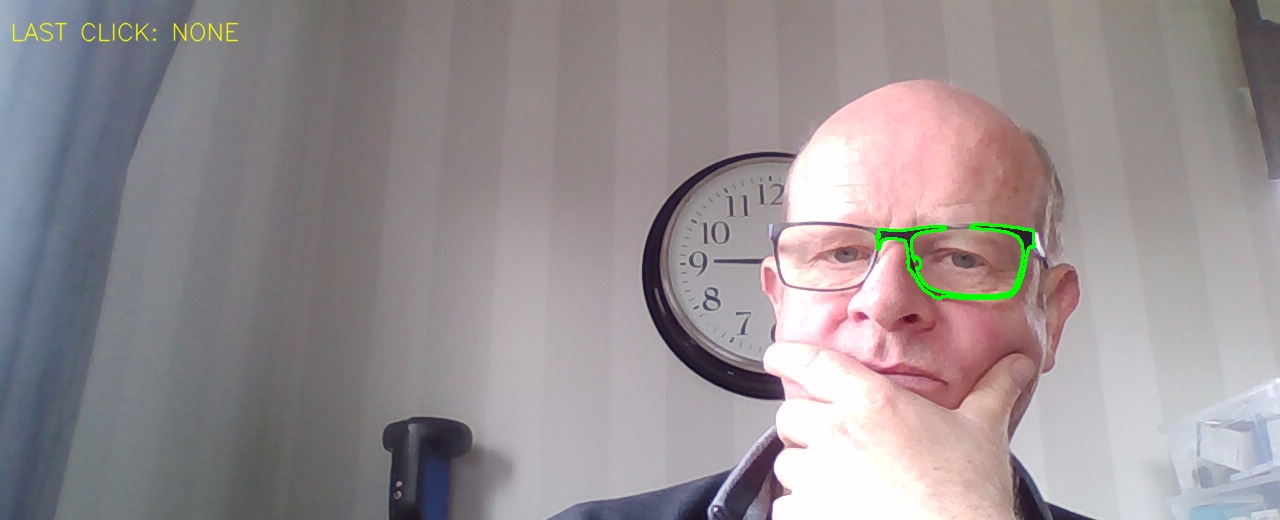
#> input picture opencv/ObjectTracking/Picture/RangeOfIntrest.jpg, 1280 x 520 px, given in place of the camera
$ python main.py   (older library calls are emulated)
#> lines starting #> are read from the running program, lines starting #| are printed output that depends on the picture; after the words box and inside, x2 and y2 are one past the last pixel; in counts of white or black regions, pixels touching at a corner belong together
### opencv/ObjectTracking/frame_draw.py
import cv2
import globalvars

# ------------------------------
# Draw on Frame
# ------------------------------

class DRAW:

    # ------------------------------
    # User Variables
    # ------------------------------

    # frame
    width = 640
    height = 480

    # colors B-G-R
    colors = {'red'   :(  0,  0,255),
              'green' :(  0,255,  0),
              'blue'  :(255,  0,  0),
              'yellow':(  0,255,255),
              'gray'  :(200,200,200),
              }

    # ------------------------------
    # Functions
    # ------------------------------

    # add text block
    def add_text_top_left(self,frame,text):

        if type(text) not in (list,tuple):
            text = text.split('\n')
        text = [line.rstrip() for line in text]

        color = self.colors.get('yellow',(0,255,255))

        lineloc = 10
        lineheight = 30

        for line in text:
            lineloc += lineheight
            cv2.putText(frame,
                        line,
                        (10,lineloc), # location
                        #cv2.FONT_HERSHEY_PLAIN, # font
                        cv2.FONT_HERSHEY_SIMPLEX, # font
                        0.8, # size
                        color, # color
                        1, # line width
                        cv2.LINE_AA, #
                        False) #

    # add text anywhere
    # [26 lines left out: function add_text, not called in this run]

    # line
    def line(self,frame,x1,y1,x2,y2,weight=1,color='green'):
        cv2.line(frame,(int(x1),int(y1)),(int(x2),int(y2)),self.colors.get(color,(0,255,0)),weight)

    # vertical line
    # [24 lines left out: functions vline, hline, rect, circle, not called in this run]

    # centered crosshairs full frame
    def crosshairs_full(self,frame,weight=1,color='green'):
        self.vline(frame,0,weight,color)
        self.hline(frame,0,weight,color)

    # centered crosshairs
    # [12 lines left out: function crosshairs, not called in this run]

# ------------------------------
# end
# ------------------------------

### opencv/ObjectTracking/main.py
import cv2
import frame_draw
import platform
import globalvars

global PicturePath
global imageName
global roi_frame

PicturePath = 'Picture'
imageName = 'RangeOfIntrest'

def draw_circle(event,x,y,flags,param):
    global mouseX , mouseY
    if event == cv2.EVENT_LBUTTONDBLCLK:
        cv2.circle(roi_frame,(x,y),100,(255,0,0),-1)
        mouseX,mouseY = x,y
        print('DBLCLK x = %d, y = %d'%(mouseX,mouseY))

    elif event == cv2.EVENT_LBUTTONDOWN:
        cv2.circle(roi_frame,(x,y),100,(255,0,0),-1)
        mouseX,mouseY = x,y
        print('DOWN  x = %d, y = %d'%(mouseX,mouseY))

    elif event == cv2.EVENT_MOUSEMOVE:
        cv2.circle(roi_frame,(x,y),100,(255,0,0),-1)
        mouseX,mouseY = x,y
        print('MOVE x = %d, y = %d'%(mouseX,mouseY))
        #print(mouseX,mouseY)

def savePicture(Filename, FrameName):
    print('Save picture')
    cv2.imwrite( PicturePath +'/' + Filename, FrameName)

# camera setup
camera_source = 0
camera_width, camera_height = 1920,1080
#camera_frame_rate = 30
#camera_fourcc = cv2.VideoWriter_fourcc(*"MJPG")

uname = platform.uname()
hostname = uname.node
print('Hostname = ' +hostname)

if hostname == 'SEL-0163':# LMP800
    #camera_width, camera_height = 1920,1080
    camera_width, camera_height = 1280,720
    cap = cv2.VideoCapture(camera_source, cv2.CAP_DSHOW)
    #cap = cv2.VideoCapture(camera_source)
    rotate_window = 1
elif hostname == 'NB-0028': #Laptop
    camera_width, camera_height = 1280,720
    cap = cv2.VideoCapture(camera_source, cv2.CAP_DSHOW)
    rotate_window = 0
else:
    cap = cv2.VideoCapture(camera_source)
    rotate_window = 0


cap.set(3,camera_width)
cap.set(4,camera_height)
#cap.set(5,camera_frame_rate)
#cap.set(6,camera_fourcc)

width = cap.get(3)
height= cap.get(4)
frate = cap.get(5)


#-------------------------------
# frame drawing/text module
#-------------------------------

draw = frame_draw.DRAW()
draw.width = width
draw.height = height

print('CAMERA:',"id:",camera_source, " Breite:",width,"px Höhe:",height,"px Fps:",frate)

cv2.namedWindow( imageName)
cv2.setMouseCallback( imageName, draw_circle)


while True:
    text = []
    #text.append(f'CAMERA: {camera_source} {width}x{height} {frate}FPS')
    text.append(f'LAST CLICK: NONE')
    #1. read frame
    ret, frame0 = cap.read()
#> frame0 is the input picture: shape (520, 1280, 3); mean B, G, R 145.9, 143.3, 151.1
    if ret == False:
        print('cap.read() return False')
        break

    #height, width, _ = frame.shape
    if rotate_window == 1:
        frame1 = cv2.rotate(frame0, cv2.ROTATE_180)
    else:
        frame1 = frame0

    # 2. Extract Region of interest
    x1,y1   = 0, 0
    x2,y2 = int(width), int(height-200)
    roi_frame = frame1[y1: y2, x1: x2]
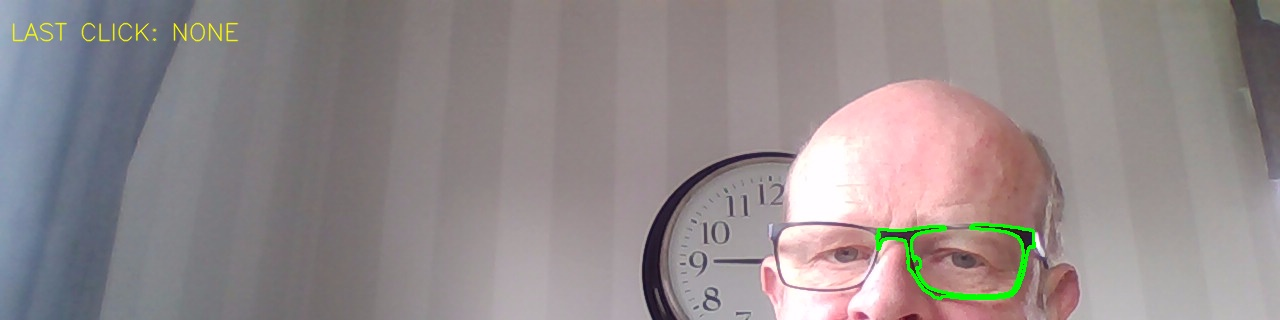
#> roi_frame: shape (320, 1280, 3); mean B, G, R 139.5, 138.7, 147.3

    # 3. convert to gray frame
    gray_frame = cv2.cvtColor( roi_frame,cv2.COLOR_BGR2GRAY)
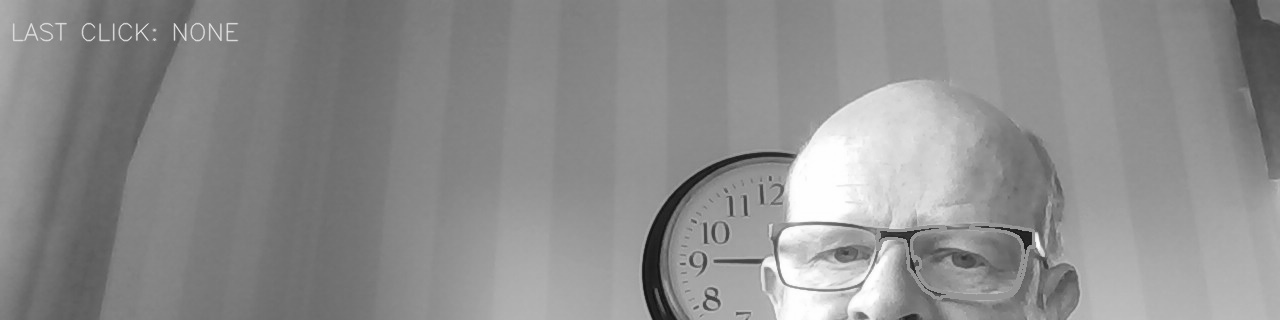
#> gray_frame: shape (320, 1280); min 16, max 255, mean 141.4

    # 4. threshold frame n out of 255 (85 = 33%)
    _, threshold_frame = cv2.threshold( gray_frame, 115, 140, cv2.THRESH_BINARY)
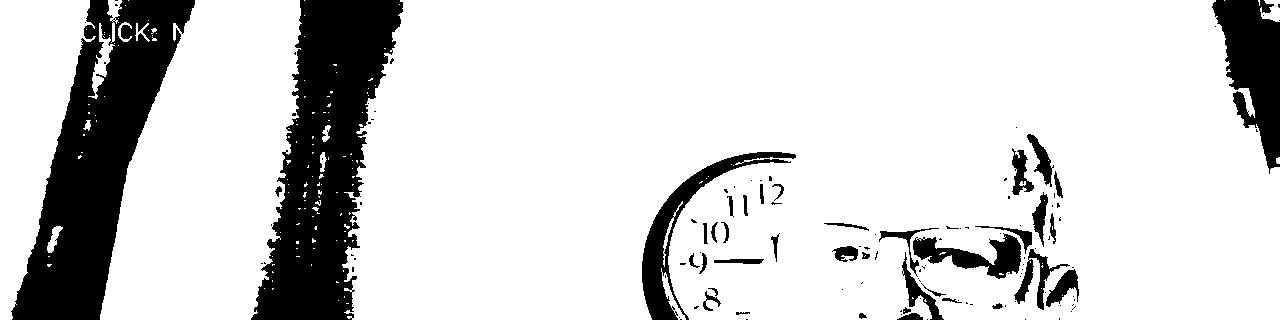
#> threshold_frame: shape (320, 1280); values 0 (black) and 140 (white), 82.5% white; 128 black regions (89 under 20 px)

    # 5. Object Detection
    contours, _ = cv2.findContours( threshold_frame, cv2.RETR_TREE, cv2.CHAIN_APPROX_SIMPLE)
#> contours = 308 contours, 253 with area under 20; largest, box (x1, y1, x2, y2) and area: (342, 0, 1280, 320) 277756, (100, 0, 302, 320) 45813, (0, 0, 96, 320) 16726, (912, 233, 1022, 280) 2326, (1045, 268, 1080, 308) 636

    for cnt in contours:
        #print( cnt)
        x, y, w, h = cv2.boundingRect(cnt)

        # Calculate area and remove small elements
        area = cv2.contourArea(cnt)
        #print(area)
        if x > 90 and x < 1250:
            if y > 120 and y < 330:
                if 500 < area < 1200:
                    if w < 100 and w > 70:
                        if h < 20 and h > 10:
                            cv2.polylines( roi_frame, [cnt], True, (0,255,0), 1)#grüner Rahmen
                            #cv2.drawContours( roi_frame, [cnt], -1, (0, 255, 0), 1)         #grün#
                            #v2.rectangle(roi_frame, (x, y), (x + w, y + h), (0, 255, 0), 1)
                            #print(cnt)
                            #print( x, y, w, h )
                            pass

        '''
        if 600 < area < 1100:
            #print(area)
            print(x, y, w, h)
            #cv2.drawContours( roi_frame, [cnt], -1, (0, 255, 0), 3)          #grün
            #cv2.rectangle(roi_frame, (x, y), (x + w, y + h), (255, 0, 0), 1)
            cv2.polylines( roi_frame, [cnt], True, (0,255,0), 2)#grüner Rahmen
            #cv2.polylines( roi_frame, [cnt], True, (0,0,255), 2) #roter Rahmen
            pass
        '''
#> this loop made 308 passes

    draw.add_text_top_left(roi_frame ,text)
#> after the loop in add_text_top_left, `for line in text:`: lineloc = 40

    #cv2.imshow("1. Frame0", frame0)

    cv2.imshow( imageName, roi_frame)
    # [9 lines of commented-out code are left out]

    key = cv2.waitKey(1)
#> (key Esc is pressed here)
    if key == 27:    # ESC
        break
    key = key %256
    if key == ord('r'):
        print('Press Butten R')
        if rotate_window == 0:
            rotate_window = 1
        else:
            rotate_window = 0
    elif key == ord('p'):
        print('x = %d, y = %d'%(mouseX , mouseY)) # mouseX,mouseY)
    elif key == ord('w'):
        savePicture( imageName +'.jpg', roi_frame)
    elif key == 255:  # normally -1 returned,so don't print it
        continue
    else:
        print('Press Kye = ', repr(chr(key%256)) )   # else print its value
        #print('You pressed %d (0x%x), LSB: %d (%s)' % (key, key, key % 256,
        #repr(chr(key%256)) if key%256 < 128 else '?'))

cap.release()
cv2.destroyAllWindows()

$ run again, on opencv/ObjectTracking/Picture/roi.jpg
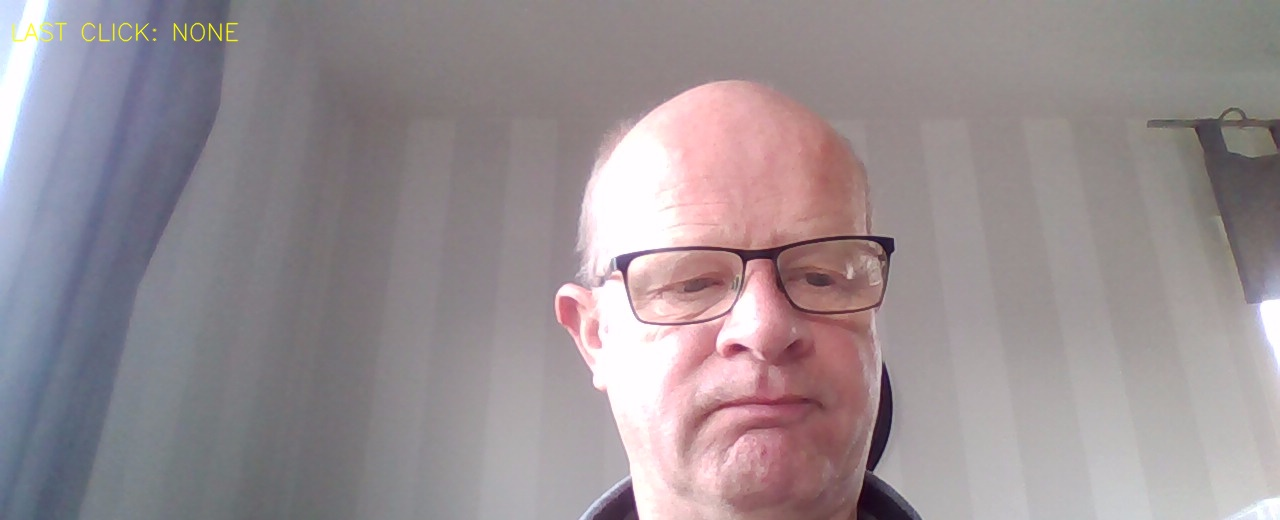
#> input picture opencv/ObjectTracking/Picture/roi.jpg, 1280 x 520 px, given in place of the camera
#> frame0 is the input picture: shape (520, 1280, 3); mean B, G, R 147.5, 143.4, 153.6
#> `gray_frame = cv2.cvtColor( roi_frame,cv2.COLOR_BGR2GRAY)`:
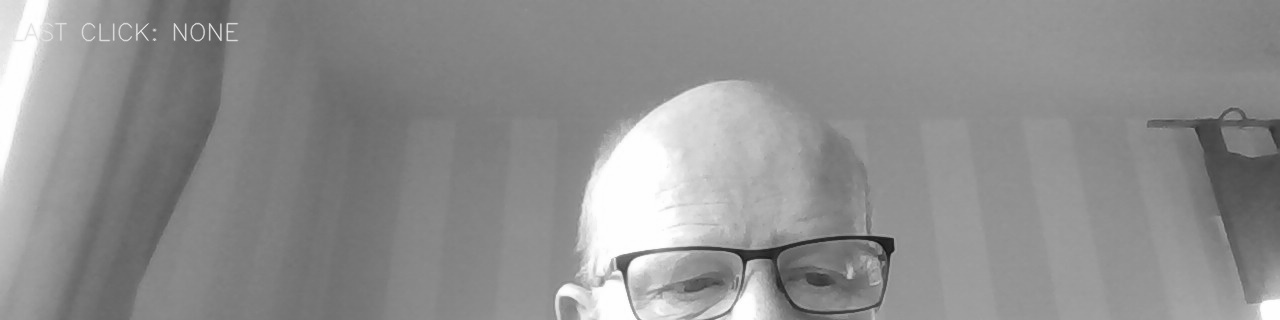
#> gray_frame: shape (320, 1280); min 18, max 255, mean 143.3
#> `_, threshold_frame = cv2.threshold( gray_frame, 115, 140, cv2.THRESH_B..`:
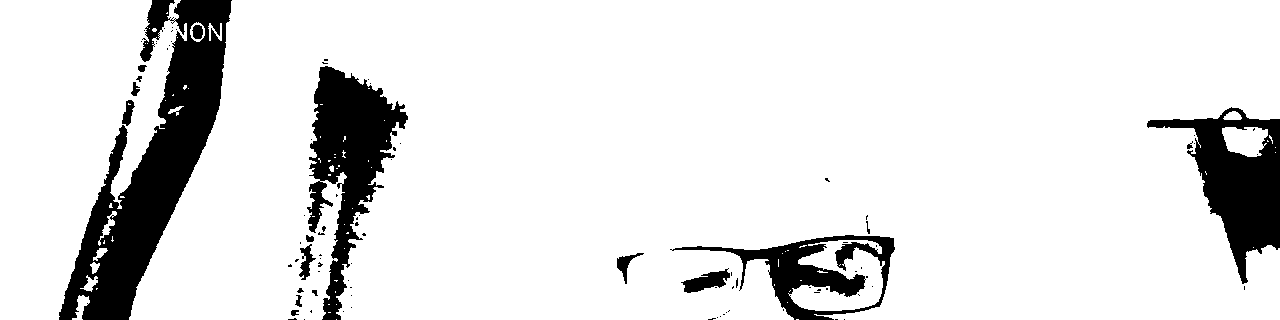
#> threshold_frame: shape (320, 1280); values 0 (black) and 140 (white), 88.3% white; 93 black regions (74 under 20 px)
#> contours = 200 contours, 166 with area under 20; largest, box (x1, y1, x2, y2) and area: (129, 0, 1280, 320) 316300, (0, 0, 187, 320) 38671, (788, 240, 885, 311) 3392, (1222, 127, 1268, 157) 986, (680, 268, 731, 294) 680
#> the loop `for cnt in contours:` made 200 passes
#> (x, y, w, h, area) on passes 7, 15, 18: (72, 295, 18, 25, 172), (80, 275, 18, 17, 100.5), (90, 262, 10, 12, 55)
#> after the loop in add_text_top_left, `for line in text:`: lineloc = 40
